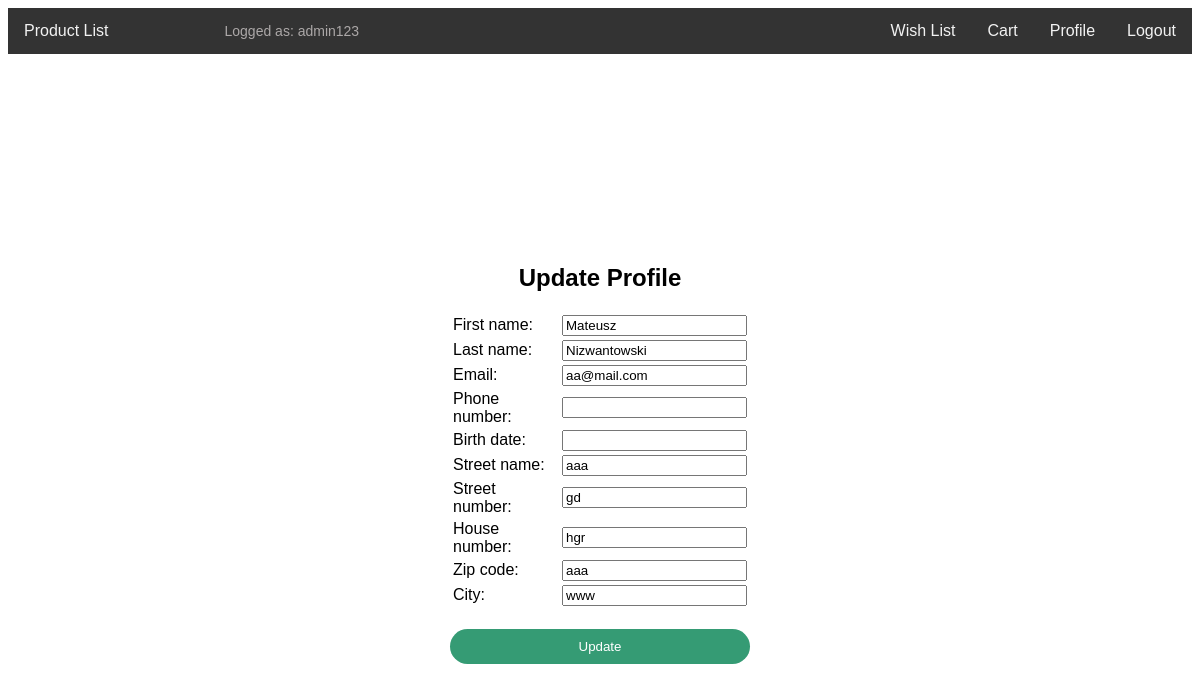
Page /accounts/profile/update (signed in) on the committed database.
### accounts/models.py (models this page shows)
class UserProfile(models.Model):
    user = models.OneToOneField(User, on_delete=models.CASCADE)
    phone_number = models.CharField(max_length=20)
    street_number = models.CharField(max_length=10)
    house_number = models.CharField(max_length=10)
    street_name = models.CharField(max_length=255)
    zip_code = models.CharField(max_length=10)
    city = models.CharField(max_length=255)
    birth_date = models.DateField(null=True, blank=True)
    email = models.EmailField(max_length=255, default="")
    first_name = models.CharField(max_length=255, default="")
    last_name = models.CharField(max_length=255, default="")

### accounts/views.py (the view)
# urls.py: path("profile/update", views.UserProfileUpdateView.as_view(), name="profile"),
class UserProfileUpdateView(LoginRequiredMixin, UpdateView):
    model = UserProfile
    form_class = UserProfileForm
    template_name = "registration/profile_update.html"
    success_url = reverse_lazy("profile_detail")
    def get_object(self):
        return self.request.user.userprofile

### accounts/forms.py
class UserProfileForm(forms.ModelForm):
    class Meta:
        model = UserProfile
        fields = [
            "first_name",
            "last_name",
            "email",
            "phone_number",
            "birth_date",
            "street_name",
            "street_number",
            "house_number",
            "zip_code",
            "city",
        ]
    def __init__(self, *args, **kwargs):
        super(UserProfileForm, self).__init__(*args, **kwargs)
        for field_name in self.fields:
            self.fields[field_name].required = False

### templates/registration/profile_update.html (shortened to what this page needs)
{% extends "base.html" %}
{% load static %}
{% block content %}
<link href="{% static 'registration/profile_update.css' %}" rel="stylesheet">
<div class="center-div">
    <form class="profile-update-form" action="" method="post">
        <h2>Update Profile</h2>
        <table>
            {% for field in form %}
            <tr>
                <td>{{ field.label_tag }}</td>
                <td>{{ field }}</td>
            </tr>
            {% endfor %}
        </table>
        <input type="submit" class="btn btn-default btn-lg" value="Update">
    </form>
</div>
{% endblock %}

### templates/base.html (shortened to what this page needs)
{% load static %}
<!DOCTYPE html>
<html lang="en">
<link rel="stylesheet" href="{% static 'style.css' %}">
<head>
</head>
<body>
    {% if user.is_authenticated %}
    <div class="navbar">
        <a href="{% url 'index'%}">Product List</a>
        <p>Logged as: {{ user.username }}</p>
        <a class="signin" href="/accounts/logout/">Logout</a>
        <a class="signin" href="/accounts/profile/">Profile</a>
        <a class="signin" href="/orders/cart/">Cart</a>
        <a class="signin" href="{% url 'favorites'%}">Wish List</a>
    </div>
    {% else %}
    <div class="navbar">
        <a href="{% url 'index'%}">Product List</a>
        <a class="signin" href="/accounts/register/">Register</a>
        <a class="signin" href="/accounts/login/">Login</a>
    </div>
    {% endif %}
    {% block content %}
    {% endblock %}
</body>
</html>

### static/style.css (style rules this page uses)
body { font-family: Arial, sans-serif; }
.navbar { overflow: hidden; background-color: #333; width: 100%; }
.navbar a { float: left; display: block; color: #f2f2f2; text-align: center; padding: 14px 16px; text-decoration: none; }
.navbar .signin { float: right; }
.navbar p { display: inline-block !important; color: rgb(172, 168, 168); font-size: 14px; margin-left: 100px; margin-top: 15px; }

### static/registration/profile_update.css (style rules this page uses)
.center-div { display: flex; justify-content: center; align-items: center; height: 100vh; }
.profile-update-form { width: 300px; margin: 0 auto; }
.profile-update-form h2 { text-align: center; margin-bottom: 20px; }
.profile-update-form input[type="submit"] { display: block; width: 100%; padding: 10px; margin-top: 20px; background-color: #359b74; color: white; border: none; cursor: pointer; border-radius: 50px; }

### rows in the picture
UserProfile: form "Mateusz" "Nizwantowski" "aa@mail.com" "aaa" "gd" "hgr" "aaa" "www"

### other values in the picture
{{ user.username }} "admin123"
{{ field.label_tag }} "First name:" "Last name:" "Email:" "Phone number:" "Birth date:" "Street name:" "Street number:" "House number:" "Zip code:" "City:"
